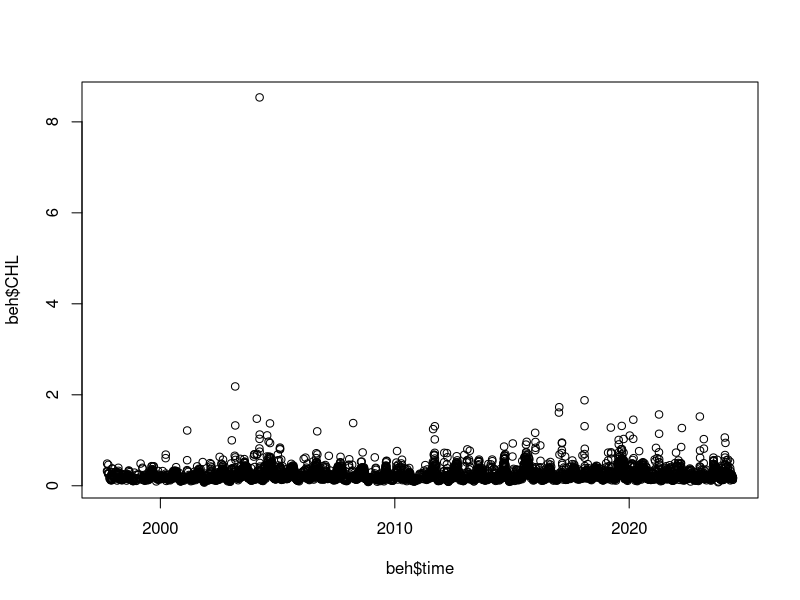
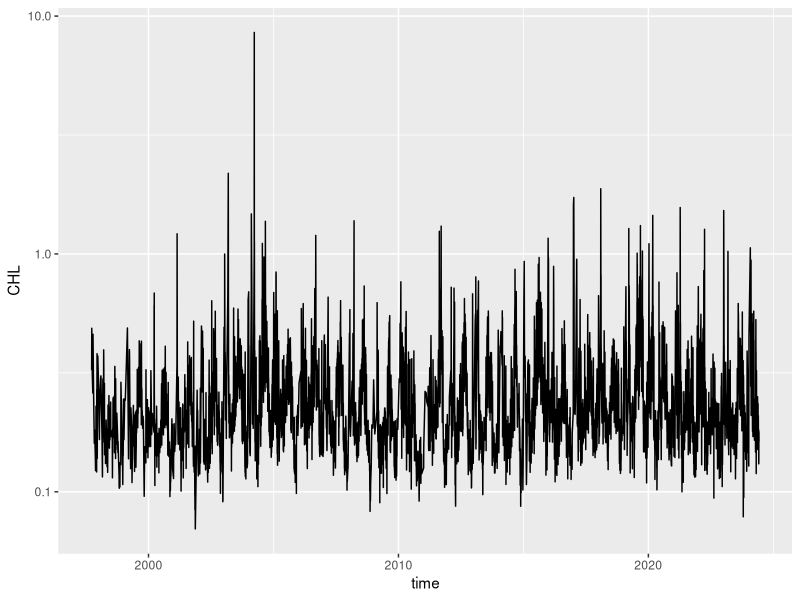
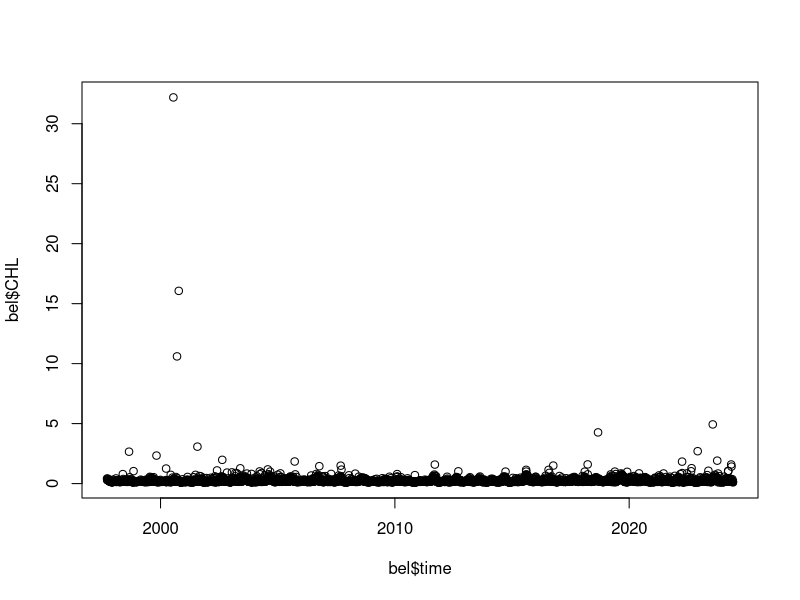
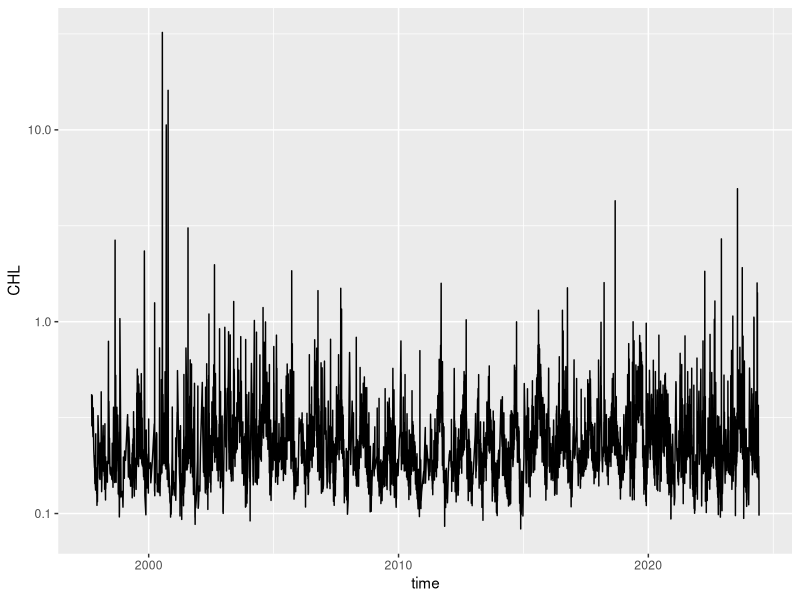
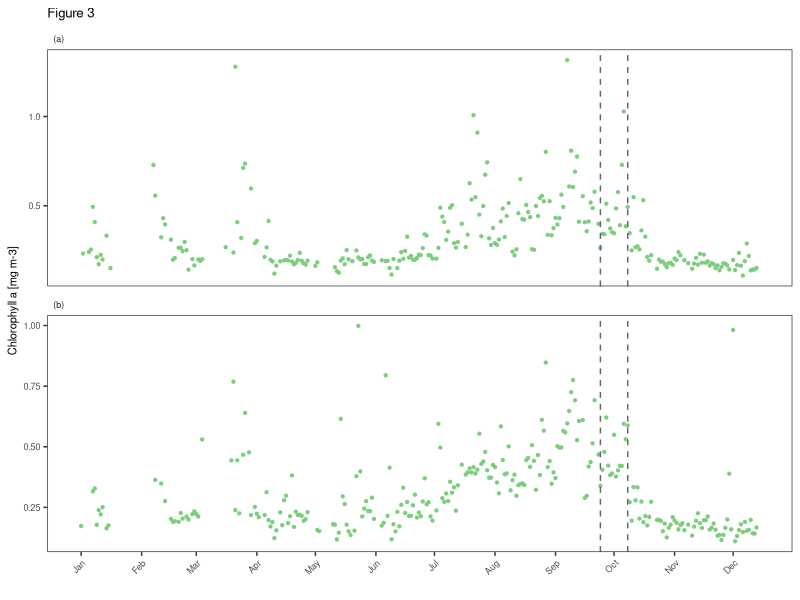
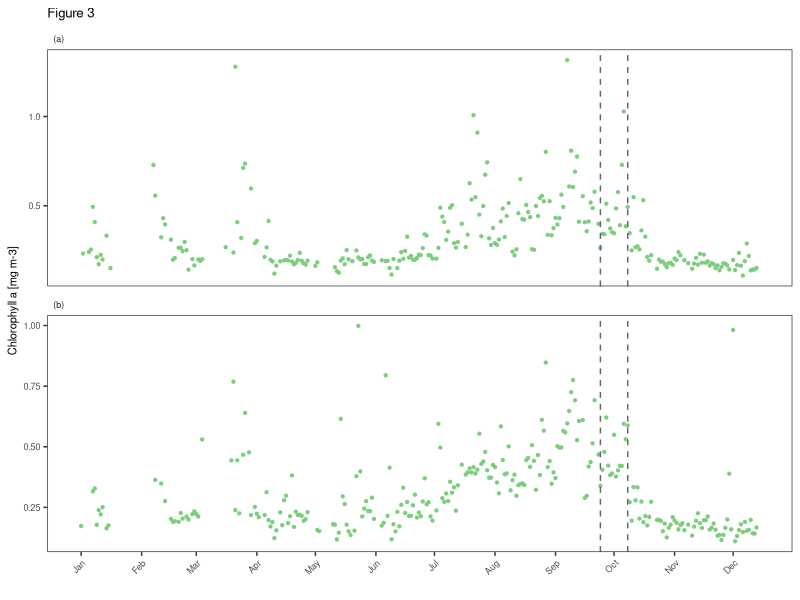

Source code (R) for these figures, in order:
## Copernicus Chlorophyll a data
## Credits: EU Copernicus Marine Service information - https://marine.copernicus.eu
## Product: OCEANCOLOUR_GLO_BGC_L3_MY_009_103
## Dataset: cmems_obs-oc_glo_bgc-plankton_my_l3-multi-4km_P1D
## Variable: Mass concentration of chlorophyll a in sea water (CHL) milligram m-3
## Beh'au Geometry: POLYGON((125.85619160588331 -8.441231132291861
## 125.85481831486769 -8.47693669869811
## 125.9262294476802 -8.47968328072936
## 125.93172261174269 -8.43848455026061
## 125.93172261174269 -8.440544486784047
## 125.85619160588331 -8.441231132291861))
## Beloi Geometry: POINT(125.63097187932082 -8.231117606901234)
## Values from graph: v(t): value vs. time

library(tidyverse)
library(patchwork)
library(zoo)

# read in Behau and Beloi Chl a data
beh <- read.csv("data/Behau-4closestpixels.csv") |>
  mutate(time = as.Date(time),
         year = year(time),
         month = month(time),
         day = day(time),
         Site = "Be'hau") |> # add site name
  drop_na()
plot(beh$time, beh$CHL)

ggplot(beh, aes(x = time, y = CHL)) + geom_line() + scale_y_log10()

bel <- read.csv("data/Beloi.csv") |>
  mutate(time = as.Date(time),
         year = year(time),
         month = month(time),
         day = day(time),
         Site = "Beloi") |> # add site name
  drop_na()

plot(bel$time, bel$CHL)

ggplot(bel, aes(x = time, y = CHL)) + geom_line() + scale_y_log10()

# filter 2019 CHL data and combine into one dataframe for plot
chl <- rbind(beh |> filter(year == 2019),
             bel |> filter(year == 2019))
range(chl$CHL)
summary(chl)

site_labels <- c(`Be'hau` = "(a)",
                 `Beloi` = "(b)")

ggplot(chl, aes(x = time, y = CHL)) +
  geom_point(color = "palegreen3", size = 0.8) +
  #geom_smooth(lty = "dashed", color = "gray50", alpha = 0.8) +
  facet_wrap(vars(Site), nrow = 2, strip.position = "top",
             scales = "free_y",
             labeller = as_labeller(site_labels)) +
  theme_bw() +
  theme(panel.grid = element_blank(),
        axis.text.x = element_text(angle = 45, hjust = 1, vjust = 1),
        strip.background = element_blank(),
        strip.text = element_text(hjust = 0),
        text = element_text(size = 8)) +
  labs(x = "", y = "Chlorophyll a [mg m-3]") +
  scale_x_date(limits = as.Date(c("2019-01-01", "2019-12-14")),
               date_breaks = "1 month",
               date_labels = "%b") +
  # lines on dates where pyrosomes were observed
  # Beloi
  geom_vline(xintercept = as.Date("2019-09-24"), lty = 2, color = "gray40") +
  # Be'hau
  geom_vline(xintercept = as.Date("2019-10-8"), lty = 2, color = "gray40") +
  ggtitle("Figure 3")

ggsave("figures/Figure3-chl.jpg", width = 8, height = 6, units = "cm", dpi = 600)

